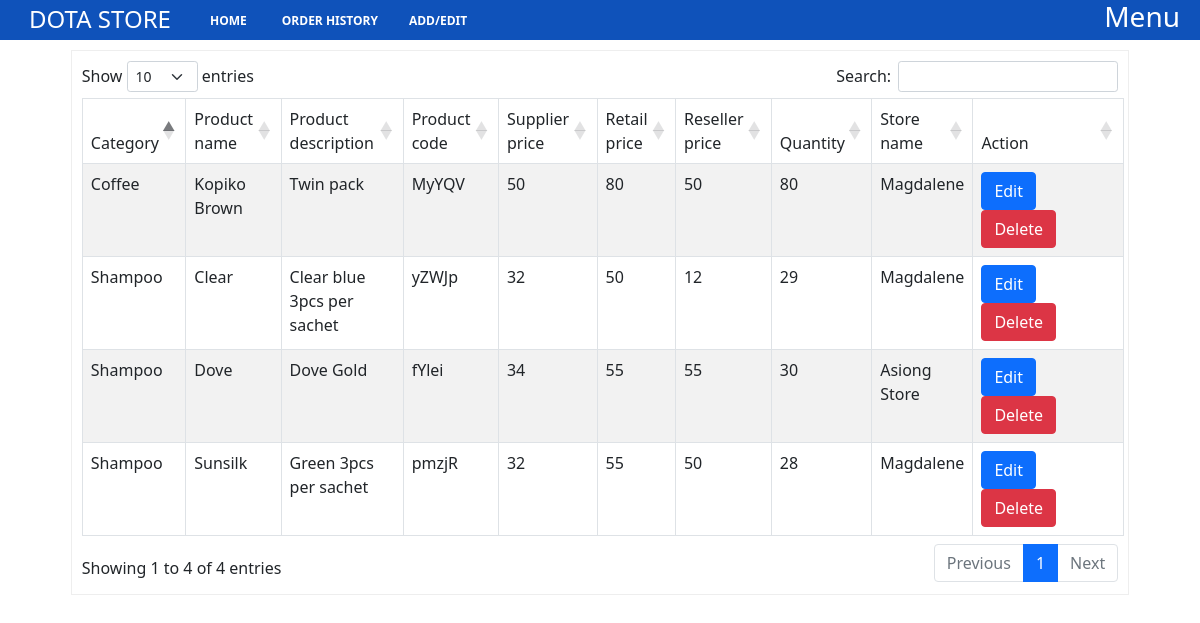
/editProducts.php, run on the app's committed database.
### tables this page shows
CREATE TABLE `products_name` (
  `id` int(20) NOT NULL,
  `category` varchar(150) NOT NULL,
  `product_name` varchar(150) NOT NULL,
  `product_description` varchar(150) NOT NULL,
  `product_code` varchar(150) NOT NULL
);

CREATE TABLE `products_price` (
  `id` varchar(20) NOT NULL,
  `price` varchar(20) NOT NULL,
  `reseller_price` varchar(50) NOT NULL,
  `quantity` varchar(20) NOT NULL,
  `supplier_price` varchar(50) NOT NULL,
  `store_code` varchar(20) NOT NULL,
  `added_at` datetime NOT NULL DEFAULT current_timestamp()
);

CREATE TABLE `supplier` (
  `store_code` varchar(50) NOT NULL,
  `supplier_name` varchar(150) NOT NULL,
  `supplier_address` text NOT NULL,
  `contact_no` varchar(50) NOT NULL,
  `secondary_no` varchar(50) NOT NULL,
  `contact_person` varchar(150) NOT NULL,
  `products` text NOT NULL,
  `added_at` datetime NOT NULL DEFAULT current_timestamp()
);

### includes/autoLoadClassesMain.inc.php (called while the page is built, shortened)
<?php
function autoLoadClasses($classname)
{
    $path = './classes/';
    $extension = '.class.php';
    $filename = $path . strtolower($classname) . $extension;
}

### classes/dbh.class.php (called while the page is built)
<?php
class Dbh
{
    private $host = "localhost";
    private $username = "root";
    private $password = "123456";
    private $dbname = "inventory_system";
    protected function  connect()
    {
        $dsn = 'mysql:host=' . $this->host . ';dbname=' . $this->dbname;
        $pdo = new PDO($dsn, $this->username, $this->password);
        $pdo->setAttribute(PDO::ATTR_DEFAULT_FETCH_MODE, PDO::FETCH_ASSOC);
        return $pdo;
    }
}

### classes/model.class.php (called while the page is built, shortened)
<?php
class Model extends Dbh
{
    protected function displayEditProducts(){
        $sql = "SELECT category,product_name,product_description,product_code,pp.store_code,pp.price,pp.reseller_price,pp.supplier_price,pp.quantity,s.supplier_name
         FROM products_name po
         JOIN products_price pp
            ON po.product_code = pp.id
        JOIN supplier s
            ON pp.store_code = s.store_code";
        $stmt = $this->connect()->prepare($sql);
        $stmt->execute();
        $results = $stmt->fetchAll();
        return $results;
    }
}

### classes/productsView.class.php (called while the page is built, shortened)
<?php
class productsView extends Model
{
    public function getProductsToEdit(){
        return $this->displayEditProducts();
    }
}

### editProducts.php (the view, shortened to what this page needs)
<?php
include_once("./includes/autoLoadClassesMain.inc.php");
$productsView = new ProductsView();
?>
<!DOCTYPE html>
<html lang="en">
<head>
    <link rel="stylesheet" type="text/css" href="https://cdnjs.cloudflare.com/ajax/libs/twitter-bootstrap/5.1.3/css/bootstrap.min.css" />
    <link rel="stylesheet" type="text/css" href="https://cdn.datatables.net/1.12.1/css/dataTables.bootstrap5.min.css" />
    <link rel="stylesheet" href="./css/header.css" class="rel">
    <link rel="stylesheet" href="./css/editProducts.css" class="rel">
</head>
<body>
    <?php include_once("./header.php") ?>
<div class="container">
    <div class="container-table">
        <table class="table active table-bordered table-striped table-hover" id="data-table">
            <thead>
                <tr>
                    <td>Category</td>
                    <td>Product name</td>
                    <td>Product description</td>
                    <td>Product code</td>
                    <td>Supplier price</td>
                    <td>Retail price</td>
                    <td>Reseller price</td>
                    <td>Quantity</td>
                    <td>Store name</td>
                    <td>Action</td>
                </tr>
            </thead>
            <tbody>
                <?php foreach($productsView->getProductsToEdit() as $value) :?>
                    <tr>
                        <td><?php echo $value['category']; ?></td>
                        <td><?php echo $value['product_name']; ?></td>
                        <td><?php echo $value['product_description']; ?></td>
                        <td><?php echo $value['product_code']; ?></td>
                        <td><?php echo $value['supplier_price']; ?></td>
                        <td><?php echo $value['price']; ?></td>
                        <td><?php echo $value['reseller_price']; ?></td>
                        <td><?php echo $value['quantity']; ?></td>
                        <td><?php echo $value['supplier_name']; ?></td>
                        <td>
                            <div>
                                <button type="button" class="btn btn-primary" data-bs-toggle="modal" data-bs-target="#exampleModal">Edit</button>
                                <button class="btn btn-danger" id="delete">Delete</button>
                            </div>
                        </td>
                    </tr>
                <?php endforeach;?>
            </tbody>
        </table>
    </div>
</div>
</body>
</html>

### header.php (shortened to what this page needs)
<div class="header-content" id="header-content">
            <div class="header-left">
                <div class="store-name">
                    <h4>DOTA STORE</h4>
                </div>
                <div class="header-navigation">
                    <ul>
                        <li><a href="./homePage.php">HOME</a></li>
                        <li><a href="./orderHistory.php">ORDER HISTORY</a></li>
                        <li class="add-edit"><span> ADD/EDIT </span>
                        </li>
                    </ul>
                </div>
            </div>
            <div class="header-right">
                <h3>Menu</h3>
            </div>
        </div>

### css/header.css (style rules this page uses)
.header-content { position: relative; display: flex; justify-content: space-between; background-color: #0F52BA; color: #fff; height: 40px; min-width: 100%; }
.header-left { display: flex; }
.store-name { width: 200px; text-align: center; }
.store-name h4 { line-height: 1.6; margin-bottom: 0; height: 100%; display: block; }
.header-navigation { display: flex; justify-content: center; align-items: center; font-size: 12px; font-weight: bold; }
.header-navigation ul { display: flex; padding: 0; list-style: none; text-decoration: none; height: 100%; margin-bottom: 0; line-height: 3.5; }
.header-navigation ul a { text-decoration: none; color: #fff; line-height: 3.5; margin-right: 15px; display: block; height: 100%; padding: 0 10px; }
.header-navigation ul span { display: block; height: 100%; width: 70px; text-align: center; }
.add-edit { overflow: hidden; display: flex; flex-direction: column; height: 40px; }
.header-right { display: flex; flex-direction: column; height: 40px; overflow: hidden; margin-right: 20px; transition: all .5s; }

### css/editProducts.css (style rules this page uses)
* { padding: 0; margin: 0; box-sizing: border-box; }
.container { display: flex; min-width:100%; justify-content: center; margin-top: 10px; }
.container-table { width: 90%; border: 1px solid #eee; padding: 10px; }
.container-table table thead tr *:last-child { min-width: 115px; }

### data on the page
products_name: category "Coffee", product_name "Kopiko Brown", product_description "Twin pack", product_code "MyYQV", products_price.supplier_price "50", products_price.price "80", products_price.reseller_price "50", products_price.quantity "80", supplier.supplier_name "Magdalene"
products_name: category "Shampoo", product_name "Clear", product_description "Clear blue 3pcs per sachet", product_code "yZWJp", products_price.supplier_price "32", products_price.price "50", products_price.reseller_price "12", products_price.quantity "29", supplier.supplier_name "Magdalene"
products_name: category "Shampoo", product_name "Dove", product_description "Dove Gold", product_code "fYlei", products_price.supplier_price "34", products_price.price "55", products_price.reseller_price "55", products_price.quantity "30", supplier.supplier_name "Asiong Store"
products_name: category "Shampoo", product_name "Sunsilk", product_description "Green 3pcs per sachet", product_code "pmzjR", products_price.supplier_price "32", products_price.price "55", products_price.reseller_price "50", products_price.quantity "28", supplier.supplier_name "Magdalene"
